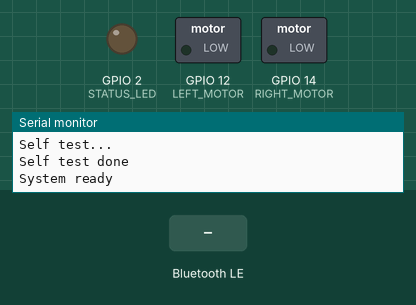
A sketch run on a simulated ESP32. Shown: switched loads named in the sketch (green lamp = pin HIGH), output pins drawn as LEDs (lit = HIGH), the last lines printed to the serial monitor. Dashed ring = blinking. The inputs (shaded band) are chosen by the test bench. Nothing arrives over Bluetooth unless stated; a phone connects over Bluetooth LE 3 s after start.

Above: at 2.1 s.
2.2 s: Bluetooth LE write "1" received
At 4.0 s:
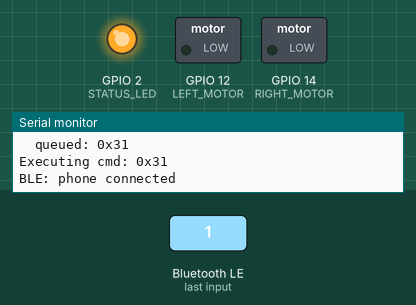
5.2 s: Bluetooth LE write "0" received
At 5.37 s:
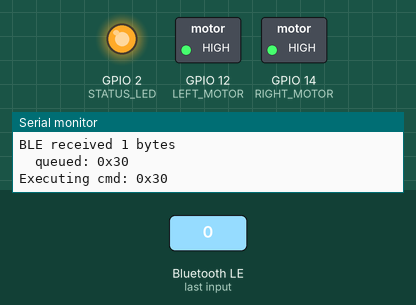
7.5 s: Bluetooth LE write "2" received
At 7.6 s:
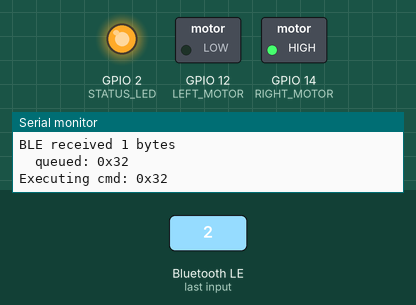
10.5 s: Bluetooth LE write "1" received
At 10.6 s:
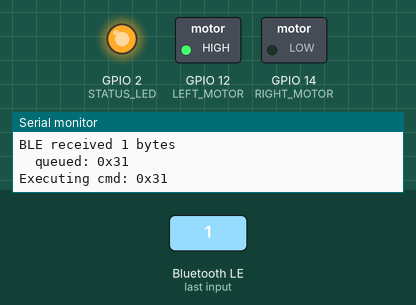
Timing chart, 0 to 13.5 s (numbered marks = the images above; inputs shaded):
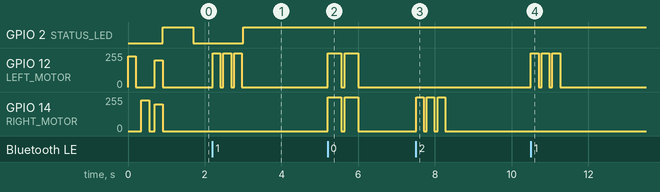

The sketch:

haptic_helmet.ino
```cpp
#include <BLEDevice.h>
#include <BLEServer.h>
#include <BLEUtils.h>
#include <BLE2902.h>

// ── Pins ─────────────────────────────────────────────────────
#define LEFT_MOTOR   12
#define RIGHT_MOTOR  14
#define STATUS_LED    2

// ── PWM ──────────────────────────────────────────────────────
#define PWM_FREQ   5000
#define PWM_RES    8
// ERM coin motors require higher duty cycles to overcome static friction
#define INT_LOW    200   // Increased to guarantee the ERMs spin
#define INT_MED    230   // Strong turn buzz
#define INT_HIGH   255   // Sharp/complex max intensity
#define INT_FULL   255   // 100% — arrival/rerouting only

// ── BLE ──────────────────────────────────────────────────────
// Updated UUIDs to match HapNav's script.js Web Bluetooth configuration
#define SERVICE_UUID        "6e400001-b5a3-f393-e0a9-e50e24dcca9e"
#define CHARACTERISTIC_UUID "6e400002-b5a3-f393-e0a9-e50e24dcca9e"

bool bleConnected = false;
BLECharacteristic* pChar;

// ── Command queue ─────────────────────────────────────────────
// Prevents back-to-back buzzes confusing the rider
uint8_t  cmdQueue[10];
int      qHead = 0, qTail = 0;
unsigned long lastBuzzTime = 0;
#define  MIN_GAP 50     // Minimal gap for instant reaction time before turns

// ── Motor helpers ─────────────────────────────────────────────
void buzzL(int intensity, int ms) {
  ledcWrite(LEFT_MOTOR, intensity);
  delay(ms);
  ledcWrite(LEFT_MOTOR, 0);
}

void buzzR(int intensity, int ms) {
  ledcWrite(RIGHT_MOTOR, intensity);
  delay(ms);
  ledcWrite(RIGHT_MOTOR, 0);
}

void buzzBoth(int intensity, int ms) {
  ledcWrite(LEFT_MOTOR, intensity);
  ledcWrite(RIGHT_MOTOR, intensity);
  delay(ms);
  ledcWrite(LEFT_MOTOR, 0);
  ledcWrite(RIGHT_MOTOR, 0);
}

// ── Execute command ───────────────────────────────────────────
void executeCmd(uint8_t cmd) {
  Serial.print("Executing cmd: 0x");
  Serial.println(cmd, HEX);

  switch(cmd) {

    // ── Slight turns (low intensity, short) ──
    case 0x01:   // slight left
      buzzL(INT_LOW, 150);
      break;
    case 0x02:   // slight right
      buzzR(INT_LOW, 150);
      break;

    // ── Standard turns (medium intensity) ──
    case 0x11:   // left turn — 1 pulse
      buzzL(INT_MED, 300);
      break;
    case 0x12:   // right turn — 1 pulse
      buzzR(INT_MED, 300);
      break;

    // ── Sharp turns (high intensity, 2 pulses) ──
    case 0x21:   // sharp left
      buzzL(INT_HIGH, 350);
      delay(100);
      buzzL(INT_HIGH, 350);
      break;
    case 0x22:   // sharp right
      buzzR(INT_HIGH, 350);
      delay(100);
      buzzR(INT_HIGH, 350);
      break;

    // ── U-turn (both motors, 2 pulses) ──
    case 0x30:
      buzzBoth(INT_HIGH, 350);
      delay(100);
      buzzBoth(INT_HIGH, 350);
      break;

    // ── Highway exit left (3 rapid left pulses) ──
    case 0x31:
      for(int i = 0; i < 3; i++) {
        buzzL(INT_HIGH, 200);
        delay(80);
      }
      break;

    // ── Highway exit right (3 rapid right pulses) ──
    case 0x32:
      for(int i = 0; i < 3; i++) {
        buzzR(INT_HIGH, 200);
        delay(80);
      }
      break;

    // ── Roundabout exits (right N pulses, N = exit number) ──
    case 0x41:   // exit 1
    case 0x42:   // exit 2
    case 0x43:   // exit 3
    case 0x44: { // exit 4
      int n = cmd - 0x40;
      for(int i = 0; i < n; i++) {
        buzzR(INT_MED, 250);
        if(i < n-1) delay(150);
      }
      break;
    }

    // ── Two-stage alert: WARNING (fired at 200-500m) ──
    case 0x51:   // warn left
      buzzL(INT_LOW, 200);
      break;
    case 0x52:   // warn right
      buzzR(INT_LOW, 200);
      break;
    case 0x53:   // warn sharp left
      buzzL(INT_MED, 200);
      delay(80);
      buzzL(INT_MED, 200);
      break;
    case 0x54:   // warn sharp right
      buzzR(INT_MED, 200);
      delay(80);
      buzzR(INT_MED, 200);
      break;
    case 0x55:   // warn U-turn
      buzzBoth(INT_MED, 200);
      delay(80);
      buzzBoth(INT_MED, 200);
      break;
    case 0x56:   // warn highway exit
      for(int i = 0; i < 3; i++) {
        buzzR(INT_MED, 150);
        delay(60);
      }
      break;

    // ── Arrival (full intensity, alternating 3×) ──
    case 0xA0:
      for(int i = 0; i < 3; i++) {
        buzzL(INT_FULL, 400);
        delay(80);
        buzzR(INT_FULL, 400);
        delay(80);
      }
      break;

    // ── Rerouting (L→R wave sweep) ──
    case 0xB0:
      buzzL(INT_MED, 200);
      delay(60);
      buzzL(INT_MED, 200);
      delay(120);
      buzzR(INT_MED, 200);
      delay(60);
      buzzR(INT_MED, 200);
      break;

    default:
      Serial.print("Unknown cmd: 0x");
      Serial.println(cmd, HEX);
      break;
  }

  // Mark time at the END of the buzz so MIN_GAP applies between vibrations
  lastBuzzTime = millis();
}

// ── Queue helpers ─────────────────────────────────────────────
void enqueue(uint8_t cmd) {
  if((qTail + 1) % 10 != qHead) {
    cmdQueue[qTail] = cmd;
    qTail = (qTail + 1) % 10;
  }
}

bool dequeue(uint8_t &cmd) {
  if(qHead == qTail) return false;
  cmd   = cmdQueue[qHead];
  qHead = (qHead + 1) % 10;
  return true;
}

// ── BLE callbacks ─────────────────────────────────────────────
class ServerCallbacks : public BLEServerCallbacks {
  void onConnect(BLEServer* s) {
    bleConnected = true;
    digitalWrite(STATUS_LED, HIGH);
    Serial.println("BLE: phone connected");
  }
  void onDisconnect(BLEServer* s) {
    bleConnected = false;
    digitalWrite(STATUS_LED, LOW);
    Serial.println("BLE: disconnected — restarting advertising");
    BLEDevice::startAdvertising();
  }
};

class CmdCallbacks : public BLECharacteristicCallbacks {
  void onWrite(BLECharacteristic* c) {
    String raw = c->getValue(); // Safely retrieve bytes (Updated for ESP32 Core v3.x)
    if(raw.length() == 0) return;

    Serial.print("BLE received ");
    Serial.print(raw.length());
    Serial.println(" bytes");

    // Queue all received bytes as commands
    for(int i = 0; i < (int)raw.length(); i++) {
      uint8_t cmd = (uint8_t)raw[i];
      enqueue(cmd);
      Serial.print("  queued: 0x");
      Serial.println(cmd, HEX);
    }
  }
};

// ── BLE setup ─────────────────────────────────────────────────
void setupBLE() {
  BLEDevice::init("HapticHelmet");
  BLEServer* server = BLEDevice::createServer();
  server->setCallbacks(new ServerCallbacks());

  BLEService* svc = server->createService(SERVICE_UUID);
  pChar = svc->createCharacteristic(
    CHARACTERISTIC_UUID,
    BLECharacteristic::PROPERTY_WRITE |
    BLECharacteristic::PROPERTY_NOTIFY |
    BLECharacteristic::PROPERTY_READ);
  pChar->addDescriptor(new BLE2902());
  pChar->setCallbacks(new CmdCallbacks());
  svc->start();

  BLEAdvertising* adv = BLEDevice::getAdvertising();
  adv->addServiceUUID(SERVICE_UUID);
  adv->setScanResponse(true);
  adv->setMinPreferred(0x06); // Helps with discoverability on phones
  adv->setMinPreferred(0x12);
  BLEDevice::startAdvertising();
  Serial.println("BLE advertising as 'HapticHelmet'");
}

// ── Status LED ────────────────────────────────────────────────
unsigned long lastBlink = 0;
int blinkState = 0;
void updateLED() {
  if(bleConnected) return;
  if(millis() - lastBlink > 800) {
    blinkState = !blinkState;
    digitalWrite(STATUS_LED, blinkState);
    lastBlink = millis();
  }
}

// ── Self test ─────────────────────────────────────────────────
void selfTest() {
  Serial.println("Self test...");
  buzzL(INT_MED, 200); delay(150);
  buzzR(INT_MED, 200); delay(150);
  buzzBoth(INT_LOW, 200);
  Serial.println("Self test done");
}

// ── Setup & loop ──────────────────────────────────────────────
void setup() {
  Serial.begin(115200);

  // PWM configuration for ESP32 Core v3.x
  ledcAttach(LEFT_MOTOR, PWM_FREQ, PWM_RES);
  ledcAttach(RIGHT_MOTOR, PWM_FREQ, PWM_RES);

  pinMode(STATUS_LED, OUTPUT);
  digitalWrite(STATUS_LED, LOW);

  setupBLE();
  selfTest();
  Serial.println("System ready");
}

void loop() {
  // Process one queued command per loop if enough time has passed
  if(qHead != qTail) {
    if(millis() - lastBuzzTime >= MIN_GAP) {
      uint8_t cmd;
      if(dequeue(cmd)) {
        executeCmd(cmd);
      }
    }
  }
  updateLED();
  delay(10);
}
```

Measured:
- after the input at 2.2 s, GPIO 2 (STATUS_LED): LOW → HIGH after 0.80 s instead of 0.31 s; GPIO 12 (LEFT_MOTOR): alternates 255/255 for 0.20 s and 0/255 for 0.08 s, 6 changes in all, then stays 0/255, starting at once
- after the input at 5.2 s, GPIO 12 (LEFT_MOTOR), GPIO 14 (RIGHT_MOTOR): alternates 255/255 for 0.35 s and 0/255 for 0.10 s, 4 changes in all, then stays 0/255, starting at once
- after the input at 7.5 s, GPIO 14 (RIGHT_MOTOR): alternates 255/255 for 0.20 s and 0/255 for 0.08 s, 6 changes in all, then stays 0/255, starting at once
- after the input at 10.5 s, GPIO 12 (LEFT_MOTOR): alternates 255/255 for 0.20 s and 0/255 for 0.08 s, 6 changes in all, then stays 0/255, starting at once
